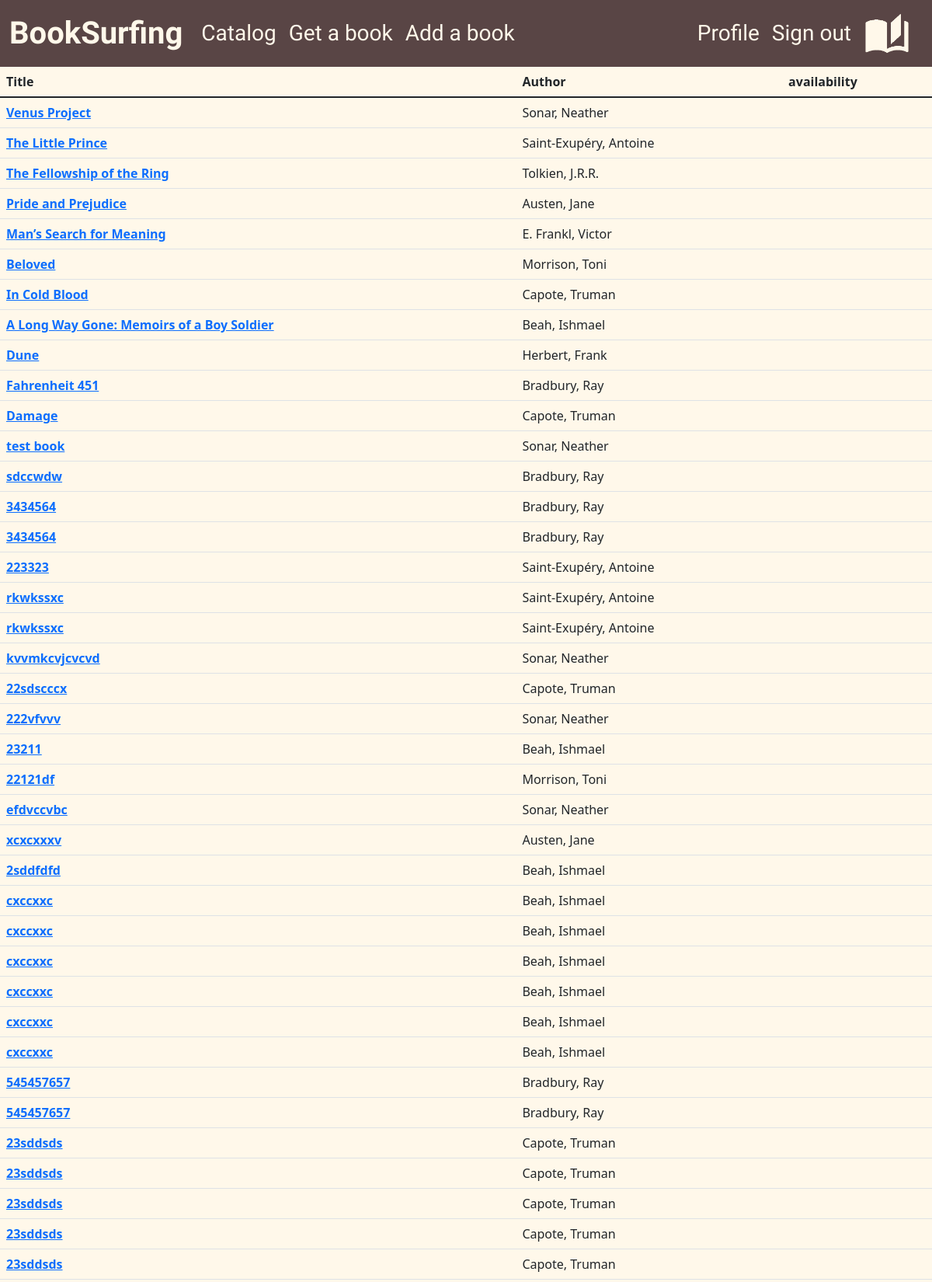
/catalog/all_books/ (signed in, upper part), run on the app's committed database.
### catalog/models.py (models this page shows, shortened)
class Book (models.Model):
    title = models.CharField(max_length=200)
    author = models.ForeignKey('Author', on_delete=models.SET_NULL,null=True)
    summary = models.TextField(max_length=600)
    isbn = models.CharField('ISBN', max_length=13,unique=True)
    genre = models.ManyToManyField(Genre)
    language = models.ForeignKey('Language',on_delete=models.SET_NULL,null=True)
    def get_absolute_url(self):
        return reverse('book_detail', kwargs={'pk' : self.pk})

class Author(models.Model):
    first_name = models.CharField(max_length=200)
    last_name = models.CharField(max_length=200)
    date_of_birth = models.DateField(null = True, blank = True)
    class Meta:
        ordering = ['last_name', 'first_name']
    def __str__(self):
        return f"{self.last_name}, {self.first_name}"

### catalog/views.py (the view)
# urls.py: path('all_books/', views.all_books, name='all_books'),
@login_required
def all_books(request):
    num_books = Book.objects.all()
    context ={'num_books':num_books}
    return render(request,'catalog/all_books.html', context=context)

### catalog/templates/catalog/all_books.html
{% extends 'catalog/index.html' %}
{% block content %}
<table class="table">
    <thead>
      <tr>
        <th scope="col">Title</th>
        <th scope="col">Author</th>
        <th scope="col">availability</th>
      </tr>
    </thead>
    <tbody class="table-group-divider">
        {% for book in num_books %}
        <tr>
            <th scope="row"><a href="{{ book.get_absolute_url }}">{{book.title}}</a></th>
            <td>{{book.author}}</td>
            <td>
            </td>
          </tr>
        {% endfor %}
    </tbody>
  </table>
{% endblock content %}

### data on the page
Book: title "Venus Project", author "Sonar, Neather"
Book: title "The Little Prince", author "Saint-Exupéry, Antoine"
Book: title "The Fellowship of the Ring", author "Tolkien, J.R.R."
Book: title "Pride and Prejudice", author "Austen, Jane"
Book: title "Man’s Search for Meaning", author "E. Frankl, Victor"
Book: title "Beloved", author "Morrison, Toni"
Book: title "In Cold Blood", author "Capote, Truman"
Book: title "A Long Way Gone: Memoirs of a Boy Soldier", author "Beah, Ishmael"
Book: title "Dune", author "Herbert, Frank"
Book: title "Fahrenheit 451", author "Bradbury, Ray"
Book: title "Damage", author "Capote, Truman"
Book: title "test book", author "Sonar, Neather"
Book: title "sdccwdw", author "Bradbury, Ray"
Book: title "3434564", author "Bradbury, Ray"
Book: title "3434564", author "Bradbury, Ray"
Book: title "223323", author "Saint-Exupéry, Antoine"
Book: title "rkwkssxc", author "Saint-Exupéry, Antoine"
Book: title "rkwkssxc", author "Saint-Exupéry, Antoine"
Book: title "kvvmkcvjcvcvd", author "Sonar, Neather"
Book: title "22sdscccx", author "Capote, Truman"
Book: title "222vfvvv", author "Sonar, Neather"
Book: title "23211", author "Beah, Ishmael"
Book: title "22121df", author "Morrison, Toni"
Book: title "efdvccvbc", author "Sonar, Neather"
Book: title "xcxcxxxv", author "Austen, Jane"
Book: title "2sddfdfd", author "Beah, Ishmael"
Book: title "cxccxxc", author "Beah, Ishmael"
Book: title "cxccxxc", author "Beah, Ishmael"
Book: title "cxccxxc", author "Beah, Ishmael"
Book: title "cxccxxc", author "Beah, Ishmael"
Book: title "cxccxxc", author "Beah, Ishmael"
Book: title "cxccxxc", author "Beah, Ishmael"
Book: title "545457657", author "Bradbury, Ray"
Book: title "545457657", author "Bradbury, Ray"
Book: title "23sddsds", author "Capote, Truman"
Book: title "23sddsds", author "Capote, Truman"
Book: title "23sddsds", author "Capote, Truman"
Book: title "23sddsds", author "Capote, Truman"
Book: title "23sddsds", author "Capote, Truman"
